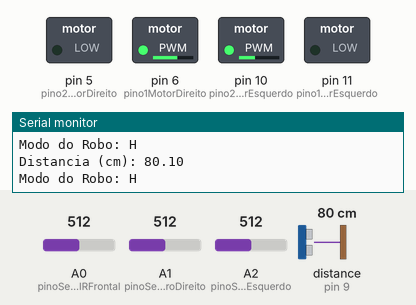
Recording of a sketch running on a simulated Arduino Uno, built with avr-gcc and run on an emulated ATmega328P. Shown: switched loads named in the sketch (green lamp = pin HIGH), the last lines printed to the serial monitor. Wiring (inferred from the names in the program): ultrasonic range finder: trigger pin 8; echo pin 9. Dashed ring = blinking. The test bench sets the inputs (shaded band); at power-on: distance to the obstacle (sensor on pin 9) 80 cm, A1 (pinoSensorIRTraseiroDireito) = 512, A0 (pinoSensorIRFrontal) = 512, A2 (pinoSensorIRTraseiroEsquerdo) = 512. The echo pulse lasts 58.3 µs per cm; pins used as bus, display or sensor lines are not drawn.

Above: at 6.2 s.
6.3 s: distance to the obstacle (sensor on pin 9) set to 43 cm
9.3 s: distance to the obstacle (sensor on pin 9) set to 36 cm
At 10.5 s:
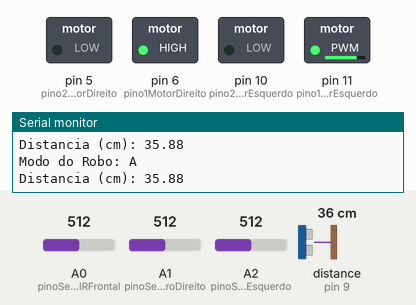
10.8 s: A1 (pinoSensorIRTraseiroDireito) set to 110
12.3 s: A1 (pinoSensorIRTraseiroDireito) set to 91
At 12.46 s:
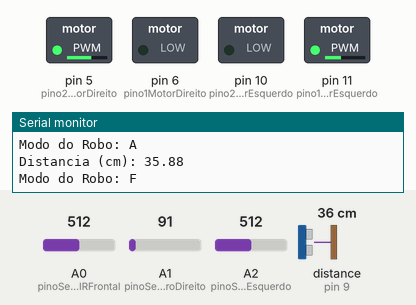
Timing chart, 0 to 16.3 s (numbered marks = the images above; inputs shaded):
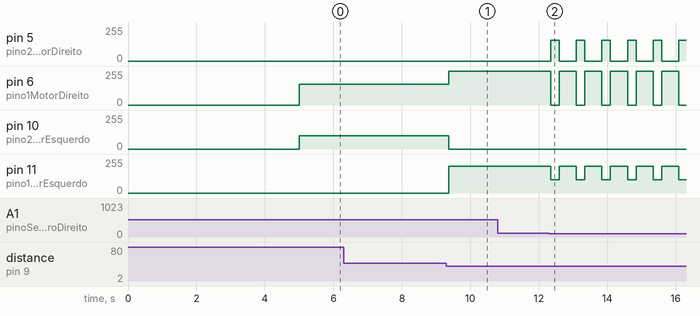

The sketch:

MiniSumoRobot.ino
```cpp
#define pino1MotorDireito 6
#define pino2MotorDireito 5
#define pino1MotorEsquerdo 11
#define pino2MotorEsquerdo 10
#define pinoEchoUltrassom 9
#define pinoTrigUltrassom 8
#define pinoSensorIRFrontal A0
#define pinoSensorIRTraseiroDireito A1
#define pinoSensorIRTraseiroEsquerdo A2
#define fatorParaCm 58

/**
  Classe para controlar motor DC
*/
class DCMotor {
  int spd = 255; // Velocidade: 0 ~ 255
  int pin1, pin2;

public:
  /**
    Definir pinagem do motor
  */
  void Pinout(int in1, int in2) {
    pin1 = in1;
    pin2 = in2;
    pinMode(pin1, OUTPUT);
    pinMode(pin2, OUTPUT);
  }

  /**
    Modificar velocidade do motor.
    Velocidade: 0 ~ 255
  */
  void Speed(int in1) {
    spd = in1;
  }

  /**
    Modificar sentido do motor para ir para frente
  */
  void Forward() {
    analogWrite(pin1, spd);
    digitalWrite(pin2, LOW);
  }

  /**
    Modificar sentido do motor para ir para trás
  */
  void Backward() {
    digitalWrite(pin1, LOW);
    analogWrite(pin2, spd);
  }

  /**
    Fazer motor parar
  */
  void Stop() {
    digitalWrite(pin1, LOW);
    digitalWrite(pin2, LOW);
  }
};

DCMotor MotorDireito, MotorEsquerdo;
char robotMode = 'H'; // Modo de funcionamento do robô. H = caçar, A = atacar, F = fugir

void setup() {
  // Motores
  MotorDireito.Pinout(pino1MotorDireito, pino2MotorDireito);
  MotorEsquerdo.Pinout(pino1MotorEsquerdo, pino2MotorEsquerdo);

  // Ultrassom
  pinMode(pinoEchoUltrassom, INPUT);
  pinMode(pinoTrigUltrassom, OUTPUT);

  // Sensores infra-vermelho
  pinMode(pinoSensorIRFrontal, INPUT);
  pinMode(pinoSensorIRTraseiroEsquerdo, INPUT);
  pinMode(pinoSensorIRTraseiroDireito, INPUT);

  // Serial para debugger
  Serial.begin(9600);

  // 5 segundos antes de começar conforme regras
  delay(5000);
}

void loop() {
  switch (robotMode) {
    case 'H': // Hunt
      huntMode();
      break;
    case 'A': // Attack
      attackMode();
      break;
    case 'F': // Flee
      fleeMode();
      break;
    default:
      huntMode();
  }

  Serial.print("Modo do Robo: ");
  Serial.println(robotMode);
}

/**
  Fazer com que o robô procure o inimigo
*/
void huntMode() {
  if (IRTraseiroDireito() || IRTraseiroEsquerdo()) {
    irParaFrente();
    delay(750);
  } else if (IRFrontal()) {
    irParaTras();
    delay(750);
  } else {
    if (!ultrassom()) {
      rodarParaEsquerda();
    } else {
      robotMode = 'A';
    }
  }
}

/**
  Fazer com que o robô ataque o inimigo
*/
void attackMode() {
  if (IRTraseiroDireito() || IRTraseiroEsquerdo()) {
    robotMode = 'F';
  }

  if (ultrassom()) {
    irParaFrente();
  } else if (!ultrassom() && IRFrontal()) {
    robotMode = 'F';
  } else {
    robotMode = 'H';
  }
}

/**
  Fazer com que o robô fuja
*/
void fleeMode() {
  if (IRTraseiroDireito() || IRTraseiroEsquerdo()) {
    rodarParaDireita();
    delay(250);
    irParaFrente();
    delay(500);
  } else if (IRFrontal()) {
    rodarParaEsquerda();
    delay(250);
    irParaTras();
    delay(500);
  } else {
    robotMode = 'H';
  }
}

/**
  Fazer com que o robô começa a vá para frente
*/
void irParaFrente() {
  MotorDireito.Speed(255);
  MotorEsquerdo.Speed(200);
  MotorEsquerdo.Forward();
  MotorDireito.Forward();
}

/**
  Fazer com que o robô começa a vá para trás
*/
void irParaTras() {
  MotorDireito.Speed(255);
  MotorEsquerdo.Speed(200);
  MotorEsquerdo.Backward();
  MotorDireito.Backward();
}

/**
  Fazer com que o robô começa a rodar para a esquerda
*/
void rodarParaEsquerda() {
  MotorDireito.Speed(155);
  MotorEsquerdo.Speed(100);
  MotorEsquerdo.Backward();
  MotorDireito.Forward();
}

/**
  Fazer com que o robô começa a rodar para a direita
*/
void rodarParaDireita() {
  MotorDireito.Speed(155);
  MotorEsquerdo.Speed(100);
  MotorEsquerdo.Forward();
  MotorDireito.Backward();
}

/**
  Retorna verdadeiro caso a distância medida para um obstáculo
  seja menor que o tamanho do Dohyō
*/
bool ultrassom() {
  digitalWrite(pinoTrigUltrassom, HIGH);
  delayMicroseconds(10);
  digitalWrite(pinoTrigUltrassom, LOW);
  double distancia = pulseIn(pinoEchoUltrassom, HIGH);
  distancia = distancia / fatorParaCm;
  Serial.print("Distancia (cm): ");
  Serial.println(distancia);
  return distancia < 40;
}

/**
  Retorna verdadeiro se o sensor infra-vermelho frontal detectar
  a borda branca do Dohyō
*/
bool IRFrontal() {
  return analogRead(pinoSensorIRFrontal) < 100;
}

/**
  Retorna verdadeiro se o sensor infra-vermelho traseiro esquerdo detectar
  a borda branca do Dohyō
*/
bool IRTraseiroEsquerdo() {
  return analogRead(pinoSensorIRTraseiroEsquerdo) < 100;
}

/**
  Retorna verdadeiro se o sensor infra-vermelho traseiro direito detectar
  a borda branca do Dohyō
*/
bool IRTraseiroDireito() {
  return analogRead(pinoSensorIRTraseiroDireito) < 100;
}
```

Measured:
- the behaviour switches between 41 and 40 cm on distance to the obstacle (sensor on pin 9) (found by bisection; images 0 and 1)
- the behaviour switches between 100 and 99 on A1 (pinoSensorIRTraseiroDireito) (found by bisection; images 1 and 2)
- after the input at 9.3 s, pin 6 (pino1MotorDireito): 155/255 → 255/255 after 0.07 s; pin 10 (pino2MotorEsquerdo): 100/255 → 0/255 after 0.07 s; pin 11 (pino1MotorEsquerdo): 0/255 → 200/255 after 0.07 s
- after the input at 12.3 s, pin 5 (pino2MotorDireito): alternates 155/255 for 0.25 s and 0/255 for 0.50 s, starting at once; pin 6 (pino1MotorDireito): alternates 255/255 for 0.50 s and 0/255 for 0.25 s, starting at once; pin 11 (pino1MotorEsquerdo): alternates 200/255 for 0.50 s and 100/255 for 0.25 s, starting at once
